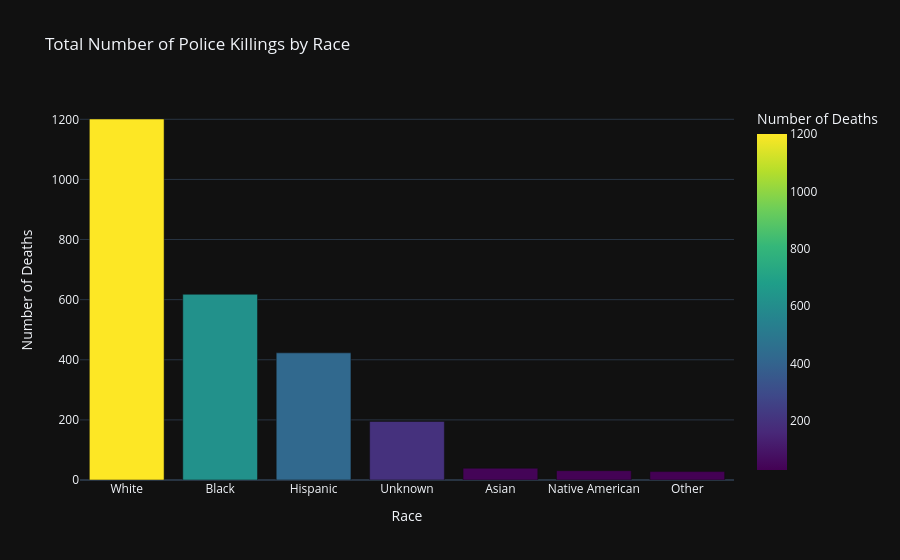

Source (notebook cell):
### Code cell
# Race bar chart
race_counts_all = df_fatalities['race'].value_counts().reset_index()
race_counts_all.columns = ['RaceCode', 'Count']
race_counts_all['Race'] = race_counts_all['RaceCode'].map(race_mapping).fillna(race_counts_all['RaceCode'])

fig = px.bar(
    race_counts_all,
    x='Race',
    y='Count',
    title='Total Number of Police Killings by Race',
    labels={'Race': 'Race', 'Count': 'Number of Deaths'},
    color='Count',
    color_continuous_scale='Viridis'
)
fig.update_layout(xaxis={'categoryorder':'total descending'}, template='plotly_dark')
# fig.show()

### Figure 1 — Plotly figure (JSON) as saved in the notebook; plotly's stock layout.template omitted (floating-point values rounded to 4 significant figures)
{"data": [{"hovertemplate": "Race=%{x}<br>Number of Deaths=%{marker.color}<extra></extra>", "legendgroup": "", "marker": {"color": [1201, 618, 423, 195, 39, 31, 28], "coloraxis": "coloraxis", "pattern": {"shape": ""}}, "name": "", "orientation": "v", "showlegend": false, "textposition": "auto", "type": "bar", "x": ["White", "Black", "Hispanic", "Unknown", "Asian", "Native American", "Other"], "xaxis": "x", "y": [1201, 618, 423, 195, 39, 31, 28], "yaxis": "y"}], "layout": {"barmode": "relative", "coloraxis": {"autocolorscale": false, "colorbar": {"title": {"text": "Number of Deaths"}}, "colorscale": [[0, "#440154"], [0.1111, "#482878"], [0.2222, "#3e4989"], [0.3333, "#31688e"], [0.4444, "#26828e"], [0.5556, "#1f9e89"], [0.6667, "#35b779"], [0.7778, "#6ece58"], [0.8889, "#b5de2b"], [1, "#fde725"]]}, "legend": {"tracegroupgap": 0}, "title": {"text": "Total Number of Police Killings by Race"}, "xaxis": {"anchor": "y", "categoryorder": "total descending", "domain": [0, 1], "title": {"text": "Race"}}, "yaxis": {"anchor": "x", "domain": [0, 1], "title": {"text": "Number of Deaths"}}}}
